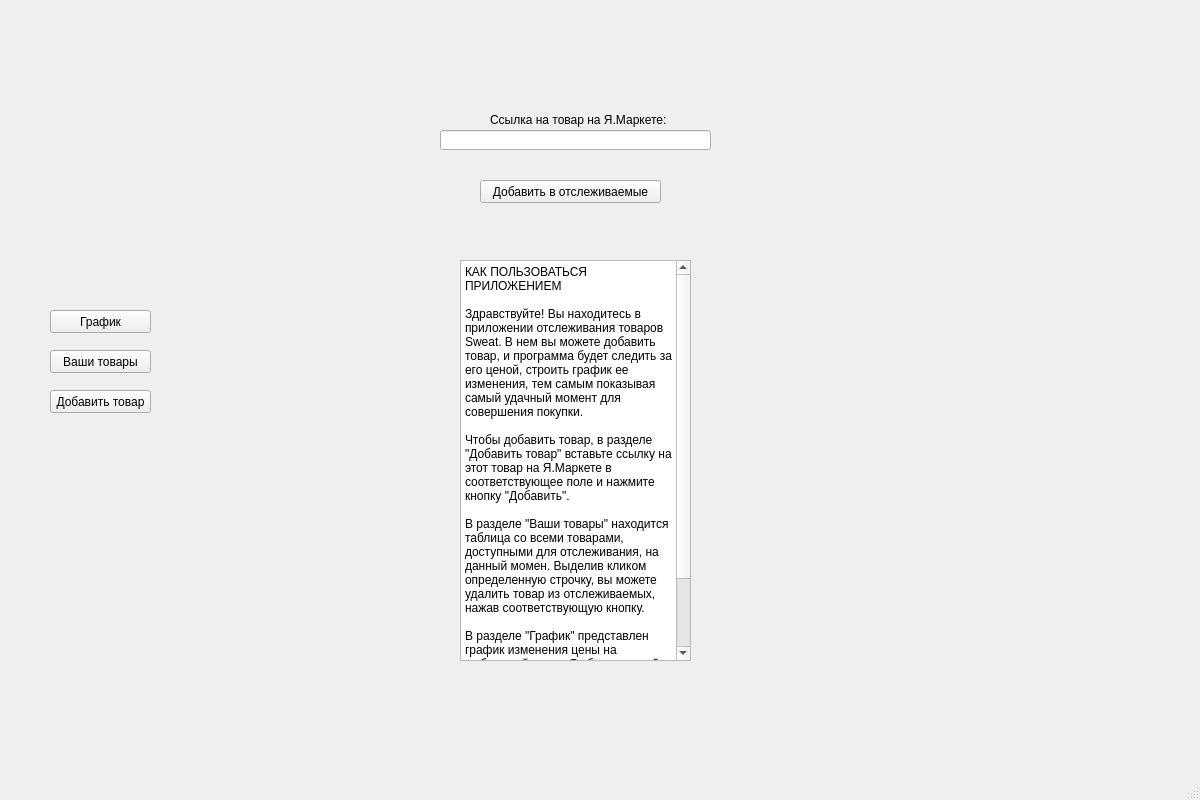
<?xml version="1.0" encoding="UTF-8"?>
<ui version="4.0">
 <class>MainWindow</class>
 <widget class="QMainWindow" name="MainWindow">
  <property name="geometry">
   <rect>
    <x>0</x>
    <y>0</y>
    <width>1200</width>
    <height>800</height>
   </rect>
  </property>
  <property name="windowTitle">
   <string>Project Sweat</string>
  </property>
  <widget class="QWidget" name="centralwidget">
   <widget class="QPushButton" name="to_add">
    <property name="geometry">
     <rect>
      <x>50</x>
      <y>390</y>
      <width>101</width>
      <height>23</height>
     </rect>
    </property>
    <property name="text">
     <string>Добавить товар</string>
    </property>
   </widget>
   <widget class="QPushButton" name="to_table">
    <property name="geometry">
     <rect>
      <x>50</x>
      <y>350</y>
      <width>101</width>
      <height>23</height>
     </rect>
    </property>
    <property name="text">
     <string>Ваши товары</string>
    </property>
   </widget>
   <widget class="QPushButton" name="to_grafik">
    <property name="geometry">
     <rect>
      <x>50</x>
      <y>310</y>
      <width>101</width>
      <height>23</height>
     </rect>
    </property>
    <property name="text">
     <string>График</string>
    </property>
   </widget>
   <widget class="QLineEdit" name="lineEdit">
    <property name="geometry">
     <rect>
      <x>440</x>
      <y>130</y>
      <width>271</width>
      <height>20</height>
     </rect>
    </property>
   </widget>
   <widget class="QLabel" name="label">
    <property name="geometry">
     <rect>
      <x>490</x>
      <y>110</y>
      <width>261</width>
      <height>20</height>
     </rect>
    </property>
    <property name="text">
     <string>Ссылка на товар на Я.Маркете:</string>
    </property>
   </widget>
   <widget class="QPushButton" name="pushButton">
    <property name="geometry">
     <rect>
      <x>480</x>
      <y>180</y>
      <width>181</width>
      <height>23</height>
     </rect>
    </property>
    <property name="text">
     <string>Добавить в отслеживаемые</string>
    </property>
   </widget>
   <widget class="QPlainTextEdit" name="plainTextEdit">
    <property name="geometry">
     <rect>
      <x>460</x>
      <y>260</y>
      <width>231</width>
      <height>401</height>
     </rect>
    </property>
    <property name="readOnly">
     <bool>true</bool>
    </property>
    <property name="plainText">
     <string>КАК ПОЛЬЗОВАТЬСЯ ПРИЛОЖЕНИЕМ

Здравствуйте! Вы находитесь в приложении отслеживания товаров Sweat. В нем вы можете добавить товар, и программа будет следить за его ценой, строить график ее изменения, тем самым показывая самый удачный момент для совершения покупки.

Чтобы добавить товар, в разделе &quot;Добавить товар&quot; вставьте ссылку на этот товар на Я.Маркете в соответствующее поле и нажмите кнопку &quot;Добавить&quot;.

В разделе &quot;Ваши товары&quot; находится таблица со всеми товарами, доступными для отслеживания, на данный момен. Выделив кликом определенную строчку, вы можете удалить товар из отслеживаемых, нажав соответствующую кнопку.

В разделе &quot;График&quot; представлен график изменения цены на выбранный товар. Выбрать другой товар вы можете в выпадающем меню.

Prod. by @vandruggg</string>
    </property>
   </widget>
  </widget>
  <widget class="QMenuBar" name="menubar">
   <property name="geometry">
    <rect>
     <x>0</x>
     <y>0</y>
     <width>1200</width>
     <height>21</height>
    </rect>
   </property>
  </widget>
  <widget class="QStatusBar" name="statusbar"/>
 </widget>
 <resources/>
 <connections/>
</ui>
